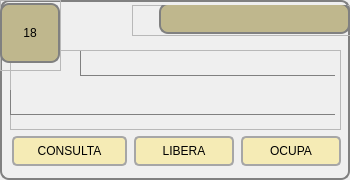
        <widget class="QGroupBox" name="groupBox_19">
         <property name="minimumSize">
          <size>
           <width>350</width>
           <height>180</height>
          </size>
         </property>
         <property name="maximumSize">
          <size>
           <width>350</width>
           <height>180</height>
          </size>
         </property>
         <property name="styleSheet">
          <string notr="true">QPushButton{
	border: 2px solid;
    border-radius: 5px;
	border-color: rgb(166, 166, 166);
	font: 11pt &quot;Arial&quot;; 
	background-color: rgb(245, 235, 181);		
}

QPushButton::hover{
    border: 1px solid gray;
    border-radius: 6px;
	font: Bold 11pt &quot;Arial&quot;; 
	background-color:rgb(191, 183, 141);		
}

QGroupBox{
    background-color: qlineargradient(x1: 0, y1: 0, x2: 0, y2: 1,
                                      stop: 0 #E0E0E0, stop: 1 #FFFFFF);
    border: 2px solid gray;
    border-radius: 9px;
    margin-top: 1ex; /* leave space at the top for the title */
}</string>
         </property>
         <property name="title">
          <string/>
         </property>
         <widget class="QWidget" name="layoutWidget_19">
          <property name="geometry">
           <rect>
            <x>11</x>
            <y>135</y>
            <width>331</width>
            <height>32</height>
           </rect>
          </property>
          <layout class="QHBoxLayout" name="horizontalLayout_20">
           <item>
            <widget class="QPushButton" name="btn_consulta_18">
             <property name="minimumSize">
              <size>
               <width>115</width>
               <height>30</height>
              </size>
             </property>
             <property name="maximumSize">
              <size>
               <width>105</width>
               <height>30</height>
              </size>
             </property>
             <property name="text">
              <string>CONSULTA</string>
             </property>
            </widget>
           </item>
           <item>
            <widget class="QPushButton" name="btn_libera_18">
             <property name="minimumSize">
              <size>
               <width>100</width>
               <height>30</height>
              </size>
             </property>
             <property name="maximumSize">
              <size>
               <width>100</width>
               <height>30</height>
              </size>
             </property>
             <property name="text">
              <string>LIBERA</string>
             </property>
            </widget>
           </item>
           <item>
            <widget class="QPushButton" name="btn_ocupa_18">
             <property name="minimumSize">
              <size>
               <width>100</width>
               <height>30</height>
              </size>
             </property>
             <property name="maximumSize">
              <size>
               <width>100</width>
               <height>30</height>
              </size>
             </property>
             <property name="text">
              <string>OCUPA</string>
             </property>
            </widget>
           </item>
          </layout>
         </widget>
         <widget class="QFrame" name="frame_54">
          <property name="geometry">
           <rect>
            <x>10</x>
            <y>50</y>
            <width>331</width>
            <height>80</height>
           </rect>
          </property>
          <property name="styleSheet">
           <string notr="true">QLabel{
	border: 1px solid;
	border-right-color: transparent;
	border-top-color: transparent;
	border-left-color: gray;
	border-bottom-color: gray;
	font: Bold Italic 12pt &quot;Courier&quot;;

}
</string>
          </property>
          <property name="frameShape">
           <enum>QFrame::StyledPanel</enum>
          </property>
          <property name="frameShadow">
           <enum>QFrame::Raised</enum>
          </property>
          <widget class="QLabel" name="lbl_referencia_18">
           <property name="geometry">
            <rect>
             <x>0</x>
             <y>40</y>
             <width>325</width>
             <height>25</height>
            </rect>
           </property>
           <property name="text">
            <string/>
           </property>
          </widget>
          <widget class="QLabel" name="lbl_ocupa_libera_18">
           <property name="geometry">
            <rect>
             <x>70</x>
             <y>1</y>
             <width>255</width>
             <height>25</height>
            </rect>
           </property>
           <property name="text">
            <string/>
           </property>
          </widget>
         </widget>
         <widget class="QFrame" name="frame_55">
          <property name="geometry">
           <rect>
            <x>132</x>
            <y>5</y>
            <width>221</width>
            <height>31</height>
           </rect>
          </property>
          <property name="styleSheet">
           <string notr="true">QLabel{
    border: 2px solid gray;
    border-radius: 9px;
	font: Bold 15pt &quot;Arial&quot;; 
	background-color: rgb(191, 183, 141);	
}
</string>
          </property>
          <property name="frameShape">
           <enum>QFrame::StyledPanel</enum>
          </property>
          <property name="frameShadow">
           <enum>QFrame::Raised</enum>
          </property>
          <widget class="QLabel" name="lbl_estado_18">
           <property name="geometry">
            <rect>
             <x>27</x>
             <y>-2</y>
             <width>191</width>
             <height>31</height>
            </rect>
           </property>
           <property name="text">
            <string/>
           </property>
           <property name="alignment">
            <set>Qt::AlignCenter</set>
           </property>
          </widget>
         </widget>
         <widget class="QFrame" name="frame_56">
          <property name="geometry">
           <rect>
            <x>0</x>
            <y>0</y>
            <width>61</width>
            <height>71</height>
           </rect>
          </property>
          <property name="styleSheet">
           <string notr="true">QLabel{
    border: 2px solid gray;
    border-radius: 9px;
	font: Bold 25pt &quot;Arial&quot;; 
	background-color: rgb(191, 183, 141);	
}
</string>
          </property>
          <property name="frameShape">
           <enum>QFrame::StyledPanel</enum>
          </property>
          <property name="frameShadow">
           <enum>QFrame::Raised</enum>
          </property>
          <widget class="QLabel" name="label_18">
           <property name="geometry">
            <rect>
             <x>0</x>
             <y>3</y>
             <width>60</width>
             <height>60</height>
            </rect>
           </property>
           <property name="text">
            <string>18</string>
           </property>
           <property name="alignment">
            <set>Qt::AlignCenter</set>
           </property>
          </widget>
         </widget>
        </widget>
